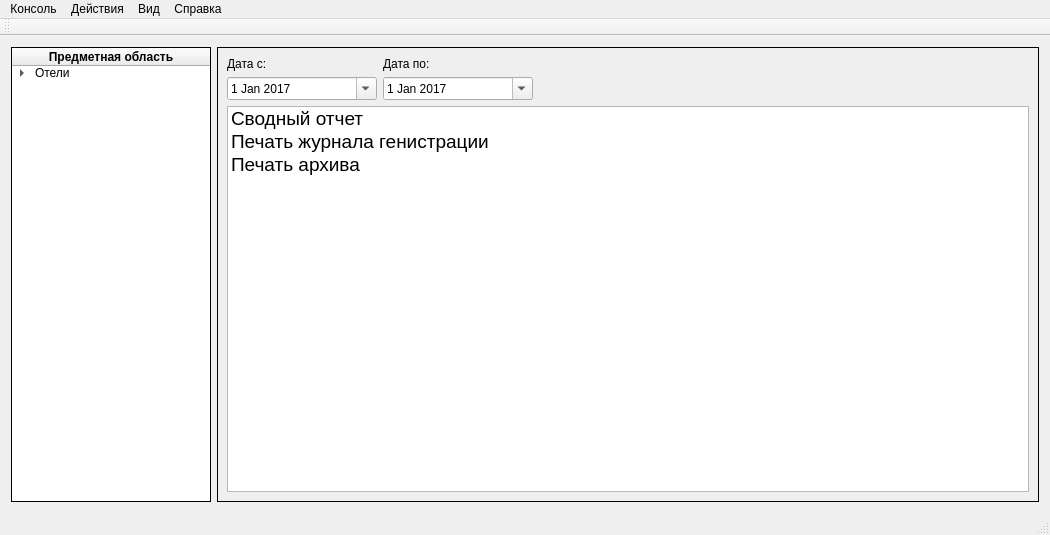
<?xml version="1.0" encoding="UTF-8"?>
<ui version="4.0">
 <class>MainWindow</class>
 <widget class="QMainWindow" name="MainWindow">
  <property name="geometry">
   <rect>
    <x>0</x>
    <y>0</y>
    <width>1050</width>
    <height>535</height>
   </rect>
  </property>
  <property name="windowTitle">
   <string>ПК &quot;Отель&quot; (Администратор сети отелей)</string>
  </property>
  <widget class="QWidget" name="centralWidget">
   <layout class="QGridLayout" name="gridLayout">
    <item row="0" column="0">
     <widget class="QTreeWidget" name="treeWidget">
      <property name="minimumSize">
       <size>
        <width>200</width>
        <height>0</height>
       </size>
      </property>
      <property name="maximumSize">
       <size>
        <width>190</width>
        <height>16777215</height>
       </size>
      </property>
      <property name="frameShape">
       <enum>QFrame::Box</enum>
      </property>
      <property name="frameShadow">
       <enum>QFrame::Plain</enum>
      </property>
      <property name="editTriggers">
       <set>QAbstractItemView::NoEditTriggers</set>
      </property>
      <property name="iconSize">
       <size>
        <width>23</width>
        <height>23</height>
       </size>
      </property>
      <column>
       <property name="text">
        <string>Предметная область</string>
       </property>
       <property name="font">
        <font>
         <weight>75</weight>
         <bold>true</bold>
        </font>
       </property>
       <property name="textAlignment">
        <set>AlignCenter</set>
       </property>
      </column>
      <item>
       <property name="text">
        <string>Отели</string>
       </property>
       <property name="icon">
        <iconset resource="img.qrc">
         <normaloff>:/img/hotels.png</normaloff>:/img/hotels.png</iconset>
       </property>
       <item>
        <property name="text">
         <string>Список комнат</string>
        </property>
        <property name="icon">
         <iconset resource="img.qrc">
          <normaloff>:/img/keys.png</normaloff>:/img/keys.png</iconset>
        </property>
       </item>
       <item>
        <property name="text">
         <string>Регистрация</string>
        </property>
        <property name="icon">
         <iconset resource="img.qrc">
          <normaloff>:/img/registrationx.png</normaloff>:/img/registrationx.png</iconset>
        </property>
        <item>
         <property name="text">
          <string>Оплата</string>
         </property>
         <property name="icon">
          <iconset resource="img.qrc">
           <normaloff>:/img/pay.png</normaloff>:/img/pay.png</iconset>
         </property>
        </item>
       </item>
       <item>
        <property name="text">
         <string>Архив</string>
        </property>
        <property name="icon">
         <iconset resource="img.qrc">
          <normaloff>:/img/Querys.png</normaloff>:/img/Querys.png</iconset>
        </property>
        <item>
         <property name="text">
          <string>Регистрация</string>
         </property>
         <property name="icon">
          <iconset resource="img.qrc">
           <normaloff>:/img/registrationx.png</normaloff>:/img/registrationx.png</iconset>
         </property>
         <item>
          <property name="text">
           <string>Оплата</string>
          </property>
          <property name="icon">
           <iconset resource="img.qrc">
            <normaloff>:/img/pay.png</normaloff>:/img/pay.png</iconset>
          </property>
         </item>
        </item>
       </item>
       <item>
        <property name="text">
         <string>Справочники</string>
        </property>
        <property name="icon">
         <iconset resource="img.qrc">
          <normaloff>:/img/HelpBook.png</normaloff>:/img/HelpBook.png</iconset>
        </property>
        <item>
         <property name="text">
          <string>Список платижей</string>
         </property>
         <property name="icon">
          <iconset resource="img.qrc">
           <normaloff>:/img/item.png</normaloff>:/img/item.png</iconset>
         </property>
        </item>
        <item>
         <property name="text">
          <string>Статус комнаты</string>
         </property>
         <property name="icon">
          <iconset resource="img.qrc">
           <normaloff>:/img/item.png</normaloff>:/img/item.png</iconset>
         </property>
        </item>
       </item>
       <item>
        <property name="text">
         <string>Номерной фонд</string>
        </property>
        <property name="icon">
         <iconset resource="img.qrc">
          <normaloff>:/img/Table.png</normaloff>:/img/Table.png</iconset>
        </property>
       </item>
       <item>
        <property name="text">
         <string>Отчеты</string>
        </property>
        <property name="icon">
         <iconset resource="img.qrc">
          <normaloff>:/img/report.png</normaloff>:/img/report.png</iconset>
        </property>
       </item>
      </item>
     </widget>
    </item>
    <item row="0" column="1">
     <widget class="QStackedWidget" name="stackedWidget">
      <property name="frameShape">
       <enum>QFrame::Box</enum>
      </property>
      <property name="currentIndex">
       <number>4</number>
      </property>
      <widget class="QWidget" name="page_1">
       <layout class="QGridLayout" name="gridLayout_2">
        <property name="leftMargin">
         <number>0</number>
        </property>
        <property name="topMargin">
         <number>0</number>
        </property>
        <property name="rightMargin">
         <number>0</number>
        </property>
        <property name="bottomMargin">
         <number>0</number>
        </property>
        <property name="spacing">
         <number>0</number>
        </property>
        <item row="1" column="0" colspan="3">
         <widget class="QTableView" name="tableView">
          <property name="editTriggers">
           <set>QAbstractItemView::NoEditTriggers</set>
          </property>
          <property name="alternatingRowColors">
           <bool>true</bool>
          </property>
          <property name="selectionMode">
           <enum>QAbstractItemView::SingleSelection</enum>
          </property>
          <property name="selectionBehavior">
           <enum>QAbstractItemView::SelectRows</enum>
          </property>
          <property name="sortingEnabled">
           <bool>true</bool>
          </property>
         </widget>
        </item>
        <item row="0" column="0" colspan="3">
         <layout class="QHBoxLayout" name="horizontalLayout_2">
          <property name="spacing">
           <number>6</number>
          </property>
          <property name="rightMargin">
           <number>30</number>
          </property>
          <item>
           <spacer name="horizontalSpacer">
            <property name="orientation">
             <enum>Qt::Horizontal</enum>
            </property>
            <property name="sizeHint" stdset="0">
             <size>
              <width>358</width>
              <height>18</height>
             </size>
            </property>
           </spacer>
          </item>
          <item>
           <widget class="QLabel" name="label">
            <property name="font">
             <font>
              <weight>75</weight>
              <bold>true</bold>
             </font>
            </property>
            <property name="text">
             <string>Область представления данных</string>
            </property>
            <property name="alignment">
             <set>Qt::AlignLeading|Qt::AlignLeft|Qt::AlignVCenter</set>
            </property>
           </widget>
          </item>
         </layout>
        </item>
       </layout>
      </widget>
      <widget class="QWidget" name="page_2">
       <layout class="QGridLayout" name="gridLayout_5">
        <item row="0" column="0" colspan="3">
         <layout class="QGridLayout" name="gridLayout_4">
          <item row="0" column="0" colspan="2">
           <widget class="QLabel" name="label_2">
            <property name="font">
             <font>
              <pointsize>16</pointsize>
              <italic>true</italic>
             </font>
            </property>
            <property name="text">
             <string>Справочники:</string>
            </property>
            <property name="alignment">
             <set>Qt::AlignCenter</set>
            </property>
           </widget>
          </item>
          <item row="0" column="2" colspan="2">
           <spacer name="horizontalSpacer_5">
            <property name="orientation">
             <enum>Qt::Horizontal</enum>
            </property>
            <property name="sizeHint" stdset="0">
             <size>
              <width>598</width>
              <height>20</height>
             </size>
            </property>
           </spacer>
          </item>
          <item row="1" column="0">
           <spacer name="horizontalSpacer_4">
            <property name="orientation">
             <enum>Qt::Horizontal</enum>
            </property>
            <property name="sizeType">
             <enum>QSizePolicy::Fixed</enum>
            </property>
            <property name="sizeHint" stdset="0">
             <size>
              <width>48</width>
              <height>20</height>
             </size>
            </property>
           </spacer>
          </item>
          <item row="1" column="1" colspan="2">
           <layout class="QVBoxLayout" name="verticalLayout">
            <item>
             <widget class="QLabel" name="label_9">
              <property name="font">
               <font>
                <pointsize>12</pointsize>
               </font>
              </property>
              <property name="text">
               <string>— Список платежей</string>
              </property>
             </widget>
            </item>
            <item>
             <widget class="QLabel" name="label_10">
              <property name="font">
               <font>
                <pointsize>12</pointsize>
               </font>
              </property>
              <property name="text">
               <string>— Статус комнаты</string>
              </property>
             </widget>
            </item>
           </layout>
          </item>
          <item row="1" column="3">
           <spacer name="horizontalSpacer_6">
            <property name="orientation">
             <enum>Qt::Horizontal</enum>
            </property>
            <property name="sizeHint" stdset="0">
             <size>
              <width>538</width>
              <height>20</height>
             </size>
            </property>
           </spacer>
          </item>
         </layout>
        </item>
        <item row="1" column="1">
         <spacer name="verticalSpacer">
          <property name="orientation">
           <enum>Qt::Vertical</enum>
          </property>
          <property name="sizeHint" stdset="0">
           <size>
            <width>20</width>
            <height>113</height>
           </size>
          </property>
         </spacer>
        </item>
        <item row="2" column="0">
         <spacer name="horizontalSpacer_7">
          <property name="orientation">
           <enum>Qt::Horizontal</enum>
          </property>
          <property name="sizeHint" stdset="0">
           <size>
            <width>330</width>
            <height>20</height>
           </size>
          </property>
         </spacer>
        </item>
        <item row="2" column="1">
         <widget class="QLabel" name="label_5">
          <property name="text">
           <string/>
          </property>
          <property name="pixmap">
           <pixmap resource="img.qrc">:/img/HelpBook.png</pixmap>
          </property>
          <property name="alignment">
           <set>Qt::AlignCenter</set>
          </property>
         </widget>
        </item>
        <item row="2" column="2">
         <spacer name="horizontalSpacer_8">
          <property name="orientation">
           <enum>Qt::Horizontal</enum>
          </property>
          <property name="sizeHint" stdset="0">
           <size>
            <width>330</width>
            <height>20</height>
           </size>
          </property>
         </spacer>
        </item>
        <item row="3" column="1">
         <spacer name="verticalSpacer_2">
          <property name="orientation">
           <enum>Qt::Vertical</enum>
          </property>
          <property name="sizeHint" stdset="0">
           <size>
            <width>20</width>
            <height>112</height>
           </size>
          </property>
         </spacer>
        </item>
       </layout>
      </widget>
      <widget class="QWidget" name="page_3">
       <layout class="QGridLayout" name="gridLayout_6">
        <item row="0" column="0" colspan="3">
         <layout class="QHBoxLayout" name="horizontalLayout_3">
          <item>
           <widget class="QLabel" name="label_3">
            <property name="font">
             <font>
              <pointsize>16</pointsize>
              <italic>true</italic>
             </font>
            </property>
            <property name="text">
             <string>Архив (Журнал регистрации и оплат)</string>
            </property>
           </widget>
          </item>
          <item>
           <spacer name="horizontalSpacer_9">
            <property name="orientation">
             <enum>Qt::Horizontal</enum>
            </property>
            <property name="sizeHint" stdset="0">
             <size>
              <width>408</width>
              <height>20</height>
             </size>
            </property>
           </spacer>
          </item>
         </layout>
        </item>
        <item row="1" column="1">
         <spacer name="verticalSpacer_3">
          <property name="orientation">
           <enum>Qt::Vertical</enum>
          </property>
          <property name="sizeHint" stdset="0">
           <size>
            <width>20</width>
            <height>139</height>
           </size>
          </property>
         </spacer>
        </item>
        <item row="2" column="0">
         <spacer name="horizontalSpacer_10">
          <property name="orientation">
           <enum>Qt::Horizontal</enum>
          </property>
          <property name="sizeHint" stdset="0">
           <size>
            <width>330</width>
            <height>20</height>
           </size>
          </property>
         </spacer>
        </item>
        <item row="2" column="1">
         <widget class="QLabel" name="label_4">
          <property name="text">
           <string/>
          </property>
          <property name="pixmap">
           <pixmap resource="img.qrc">:/img/Querys.png</pixmap>
          </property>
         </widget>
        </item>
        <item row="2" column="2">
         <spacer name="horizontalSpacer_11">
          <property name="orientation">
           <enum>Qt::Horizontal</enum>
          </property>
          <property name="sizeHint" stdset="0">
           <size>
            <width>330</width>
            <height>20</height>
           </size>
          </property>
         </spacer>
        </item>
        <item row="3" column="1">
         <spacer name="verticalSpacer_4">
          <property name="orientation">
           <enum>Qt::Vertical</enum>
          </property>
          <property name="sizeHint" stdset="0">
           <size>
            <width>20</width>
            <height>138</height>
           </size>
          </property>
         </spacer>
        </item>
       </layout>
      </widget>
      <widget class="QWidget" name="page_4">
       <layout class="QGridLayout" name="gridLayout_3">
        <item row="0" column="0">
         <widget class="QLabel" name="label_7">
          <property name="text">
           <string>Дата с:</string>
          </property>
         </widget>
        </item>
        <item row="0" column="1">
         <widget class="QLabel" name="label_8">
          <property name="text">
           <string>Дата по:</string>
          </property>
         </widget>
        </item>
        <item row="1" column="0">
         <widget class="QDateEdit" name="deDateFirst">
          <property name="minimumSize">
           <size>
            <width>150</width>
            <height>0</height>
           </size>
          </property>
          <property name="maximumSize">
           <size>
            <width>150</width>
            <height>16777215</height>
           </size>
          </property>
          <property name="dateTime">
           <datetime>
            <hour>0</hour>
            <minute>0</minute>
            <second>0</second>
            <year>2017</year>
            <month>1</month>
            <day>1</day>
           </datetime>
          </property>
          <property name="calendarPopup">
           <bool>true</bool>
          </property>
         </widget>
        </item>
        <item row="1" column="1">
         <widget class="QDateEdit" name="deDateSecond">
          <property name="minimumSize">
           <size>
            <width>150</width>
            <height>0</height>
           </size>
          </property>
          <property name="maximumSize">
           <size>
            <width>150</width>
            <height>16777215</height>
           </size>
          </property>
          <property name="dateTime">
           <datetime>
            <hour>0</hour>
            <minute>0</minute>
            <second>0</second>
            <year>2017</year>
            <month>1</month>
            <day>1</day>
           </datetime>
          </property>
          <property name="calendarPopup">
           <bool>true</bool>
          </property>
         </widget>
        </item>
        <item row="1" column="2">
         <widget class="QPushButton" name="pbShowTable">
          <property name="text">
           <string/>
          </property>
          <property name="icon">
           <iconset resource="img.qrc">
            <normaloff>:/img/player_play.png</normaloff>:/img/player_play.png</iconset>
          </property>
          <property name="default">
           <bool>true</bool>
          </property>
         </widget>
        </item>
        <item row="1" column="3">
         <widget class="QPushButton" name="pbPrintNumTable">
          <property name="text">
           <string/>
          </property>
          <property name="icon">
           <iconset resource="img.qrc">
            <normaloff>:/img/printer.png</normaloff>:/img/printer.png</iconset>
          </property>
         </widget>
        </item>
        <item row="1" column="4">
         <widget class="QCheckBox" name="cbStatus">
          <property name="text">
           <string>Показывать статусы</string>
          </property>
         </widget>
        </item>
        <item row="1" column="5">
         <spacer name="horizontalSpacer_3">
          <property name="orientation">
           <enum>Qt::Horizontal</enum>
          </property>
          <property name="sizeHint" stdset="0">
           <size>
            <width>178</width>
            <height>20</height>
           </size>
          </property>
         </spacer>
        </item>
        <item row="2" column="0" colspan="6">
         <widget class="QTableView" name="stockTable">
          <property name="sortingEnabled">
           <bool>false</bool>
          </property>
         </widget>
        </item>
       </layout>
      </widget>
      <widget class="QWidget" name="page_5">
       <layout class="QGridLayout" name="gridLayout_7">
        <property name="leftMargin">
         <number>9</number>
        </property>
        <property name="topMargin">
         <number>9</number>
        </property>
        <property name="rightMargin">
         <number>9</number>
        </property>
        <property name="bottomMargin">
         <number>9</number>
        </property>
        <item row="0" column="0">
         <widget class="QLabel" name="label_6">
          <property name="text">
           <string>Дата с:</string>
          </property>
         </widget>
        </item>
        <item row="1" column="0">
         <widget class="QDateEdit" name="deRptFirstDate">
          <property name="minimumSize">
           <size>
            <width>150</width>
            <height>0</height>
           </size>
          </property>
          <property name="dateTime">
           <datetime>
            <hour>0</hour>
            <minute>0</minute>
            <second>0</second>
            <year>2017</year>
            <month>1</month>
            <day>1</day>
           </datetime>
          </property>
          <property name="calendarPopup">
           <bool>true</bool>
          </property>
         </widget>
        </item>
        <item row="0" column="1">
         <widget class="QLabel" name="label_12">
          <property name="text">
           <string>Дата по:</string>
          </property>
         </widget>
        </item>
        <item row="1" column="1">
         <widget class="QDateEdit" name="deRptSeconDate">
          <property name="minimumSize">
           <size>
            <width>150</width>
            <height>0</height>
           </size>
          </property>
          <property name="dateTime">
           <datetime>
            <hour>0</hour>
            <minute>0</minute>
            <second>0</second>
            <year>2017</year>
            <month>1</month>
            <day>1</day>
           </datetime>
          </property>
          <property name="calendarPopup">
           <bool>true</bool>
          </property>
         </widget>
        </item>
        <item row="0" column="2" rowspan="2">
         <spacer name="horizontalSpacer_2">
          <property name="orientation">
           <enum>Qt::Horizontal</enum>
          </property>
          <property name="sizeHint" stdset="0">
           <size>
            <width>491</width>
            <height>20</height>
           </size>
          </property>
         </spacer>
        </item>
        <item row="2" column="0" colspan="3">
         <widget class="QListWidget" name="listWidget">
          <property name="font">
           <font>
            <pointsize>14</pointsize>
           </font>
          </property>
          <property name="iconSize">
           <size>
            <width>35</width>
            <height>35</height>
           </size>
          </property>
          <item>
           <property name="text">
            <string>Сводный отчет</string>
           </property>
           <property name="icon">
            <iconset resource="img.qrc">
             <normaloff>:/img/report.png</normaloff>:/img/report.png</iconset>
           </property>
          </item>
          <item>
           <property name="text">
            <string>Печать журнала генистрации</string>
           </property>
           <property name="icon">
            <iconset resource="img.qrc">
             <normaloff>:/img/report.png</normaloff>:/img/report.png</iconset>
           </property>
          </item>
          <item>
           <property name="text">
            <string>Печать архива</string>
           </property>
           <property name="icon">
            <iconset resource="img.qrc">
             <normaloff>:/img/report.png</normaloff>:/img/report.png</iconset>
           </property>
          </item>
         </widget>
        </item>
       </layout>
      </widget>
     </widget>
    </item>
   </layout>
  </widget>
  <widget class="QMenuBar" name="menuBar">
   <property name="geometry">
    <rect>
     <x>0</x>
     <y>0</y>
     <width>1050</width>
     <height>21</height>
    </rect>
   </property>
   <widget class="QMenu" name="console">
    <property name="title">
     <string>Консоль</string>
    </property>
    <addaction name="actExit"/>
   </widget>
   <widget class="QMenu" name="actions">
    <property name="title">
     <string>Действия</string>
    </property>
    <addaction name="actAdd"/>
    <addaction name="actEdit"/>
    <addaction name="actUpdate"/>
    <addaction name="actDelete"/>
    <addaction name="actToArchive"/>
    <addaction name="actBillPrint"/>
   </widget>
   <widget class="QMenu" name="view">
    <property name="title">
     <string>Вид</string>
    </property>
    <addaction name="actTreeView"/>
    <addaction name="actActionPanel"/>
   </widget>
   <widget class="QMenu" name="help">
    <property name="title">
     <string>Справка</string>
    </property>
    <addaction name="actAbout"/>
   </widget>
   <addaction name="console"/>
   <addaction name="actions"/>
   <addaction name="view"/>
   <addaction name="help"/>
  </widget>
  <widget class="QStatusBar" name="statusBar"/>
  <widget class="QToolBar" name="mainToolBar">
   <property name="windowTitle">
    <string>Панель действий</string>
   </property>
   <attribute name="toolBarArea">
    <enum>TopToolBarArea</enum>
   </attribute>
   <attribute name="toolBarBreak">
    <bool>false</bool>
   </attribute>
  </widget>
  <action name="actExit">
   <property name="icon">
    <iconset resource="img.qrc">
     <normaloff>:/img/Quit.png</normaloff>:/img/Quit.png</iconset>
   </property>
   <property name="text">
    <string>Выход</string>
   </property>
   <property name="shortcut">
    <string>Ctrl+Q</string>
   </property>
  </action>
  <action name="actAdd">
   <property name="icon">
    <iconset resource="img.qrc">
     <normaloff>:/img/addrow.png</normaloff>:/img/addrow.png</iconset>
   </property>
   <property name="text">
    <string>Добавить</string>
   </property>
   <property name="shortcut">
    <string>Ctrl+A</string>
   </property>
  </action>
  <action name="actEdit">
   <property name="icon">
    <iconset resource="img.qrc">
     <normaloff>:/img/editrow.png</normaloff>:/img/editrow.png</iconset>
   </property>
   <property name="text">
    <string>Редактировать</string>
   </property>
   <property name="shortcut">
    <string>Ctrl+E</string>
   </property>
  </action>
  <action name="actUpdate">
   <property name="icon">
    <iconset resource="img.qrc">
     <normaloff>:/img/update.png</normaloff>:/img/update.png</iconset>
   </property>
   <property name="text">
    <string>Обновить</string>
   </property>
   <property name="shortcut">
    <string>Ctrl+U</string>
   </property>
  </action>
  <action name="actDelete">
   <property name="icon">
    <iconset resource="img.qrc">
     <normaloff>:/img/deleterow.png</normaloff>:/img/deleterow.png</iconset>
   </property>
   <property name="text">
    <string>Удалить</string>
   </property>
   <property name="shortcut">
    <string>Ctrl+D</string>
   </property>
  </action>
  <action name="actToArchive">
   <property name="icon">
    <iconset resource="img.qrc">
     <normaloff>:/img/Querys.png</normaloff>:/img/Querys.png</iconset>
   </property>
   <property name="text">
    <string>Преместить в архив</string>
   </property>
   <property name="shortcut">
    <string>Ctrl+M</string>
   </property>
  </action>
  <action name="actTreeView">
   <property name="checkable">
    <bool>true</bool>
   </property>
   <property name="checked">
    <bool>true</bool>
   </property>
   <property name="text">
    <string>Предметная обасть</string>
   </property>
  </action>
  <action name="actAbout">
   <property name="icon">
    <iconset resource="img.qrc">
     <normaloff>:/img/info.png</normaloff>:/img/info.png</iconset>
   </property>
   <property name="text">
    <string>О программе</string>
   </property>
  </action>
  <action name="actActionPanel">
   <property name="checkable">
    <bool>true</bool>
   </property>
   <property name="checked">
    <bool>true</bool>
   </property>
   <property name="text">
    <string>Панель действий</string>
   </property>
  </action>
  <action name="actBillPrint">
   <property name="icon">
    <iconset resource="img.qrc">
     <normaloff>:/img/Document.png</normaloff>:/img/Document.png</iconset>
   </property>
   <property name="text">
    <string>Печать счета</string>
   </property>
  </action>
 </widget>
 <layoutdefault spacing="6" margin="11"/>
 <tabstops>
  <tabstop>deDateFirst</tabstop>
  <tabstop>deDateSecond</tabstop>
  <tabstop>pbShowTable</tabstop>
  <tabstop>cbStatus</tabstop>
  <tabstop>stockTable</tabstop>
  <tabstop>treeWidget</tabstop>
  <tabstop>tableView</tabstop>
 </tabstops>
 <resources>
  <include location="img.qrc"/>
 </resources>
 <connections/>
</ui>
